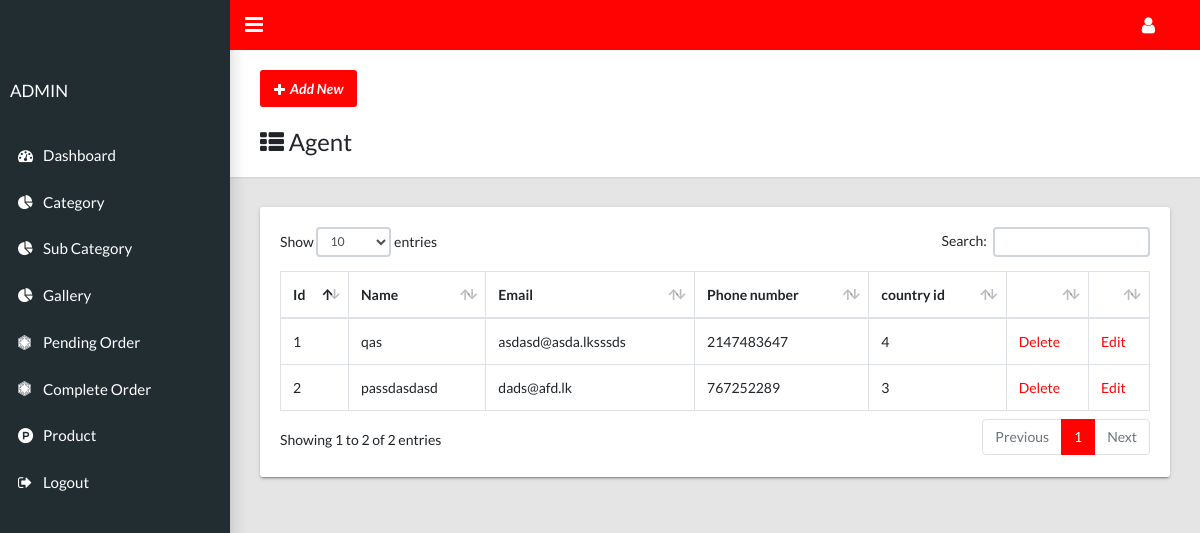
/admin/list-agents.php (signed in), run on the app's committed database.
### tables this page shows
CREATE TABLE `agent_details` (
  `agent_id` int(11) NOT NULL,
  `agent_name` varchar(200) NOT NULL,
  `agent_countryId` int(11) NOT NULL,
  `email` varchar(200) NOT NULL,
  `phone_num` int(11) NOT NULL,
  `pro_message` int(100) NOT NULL,
  `pro_image` int(100) NOT NULL,
  `pro_font` int(100) NOT NULL
);

### admin/list-agents.php (the view, shortened to what this page needs)
<?php
include 'header.php';
include '../db/dbConnection.php';
?>
<main class="app-content">
    <div class="app-title">
        <div>
            <p><a class="btn btn-primary icon-btn" href="add-agent"><i class="fa fa-plus"></i>Add New </a></p>
            <br>
            <h1><i class="fa fa-th-list"></i> Agent</h1>
        </div>
    </div>
    <div class="row">
        <div class="col-md-12">
            <div class="tile">
                <div class="tile-body">
                    <table class="table table-hover table-bordered" id="sampleTable">
                        <thead>
                            <tr>
                                <th>Id</th>
                                <th>Name</th>
                                <th>Email</th>
                                <th>Phone number</th>
                                <th>country id</th>
                                <th></th>
                                <th></th>
                            </tr>
                        </thead>
                        <tbody>
                            <?php
                            $sql = 'SELECT * FROM `agent_details` order by agent_id ';
                            $result = mysqli_query($connection, $sql);
                            while ($dataRow = mysqli_fetch_assoc($result)) {
                                echo '<tr>';
                                echo '<td >'.$dataRow['agent_id'].'</td>';
                                echo '<td >'.$dataRow['agent_name'].'</td>';
                                echo '<td >'.$dataRow['email'].'</td>';
                                echo '<td >'.$dataRow['phone_num'].'</td>';
                                echo '<td >'.$dataRow['agent_countryId'].'</td>';
                                echo "<td><a onClick=\"javascript: return confirm('Please confirm deletion');\"href='delete-agent?id=$dataRow[agent_id]'>Delete</a></td>";
                                echo "<td><a href='edit-agent?id=$dataRow[agent_id]'>Edit</a></td>";
                                echo '</tr>';
                            }?>
                        </tbody>
                    </table>
                </div>
            </div>
        </div>
    </div>
</main>

### data on the page
agent_details: agent_id "1", agent_name "qas", email "asdasd@asda.lksssds", phone_num "2147483647", agent_countryId "4"
agent_details: agent_id "2", agent_name "passdasdasd", email "dads@afd.lk", phone_num "767252289", agent_countryId "3"
